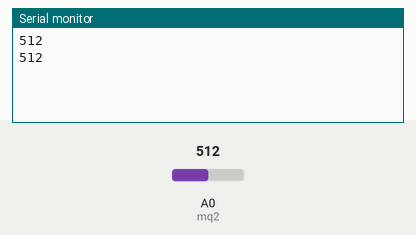
Bench run of a sketch on a simulated ESP8266 (NodeMCU). Parts: the last lines printed to the serial monitor. Inputs (shaded band) come from the test bench; at power-on: A0 (mq2) = 512.

Above: at 5.8 s.
5.9 s: A0 (mq2) set to 716
At 11.0 s:
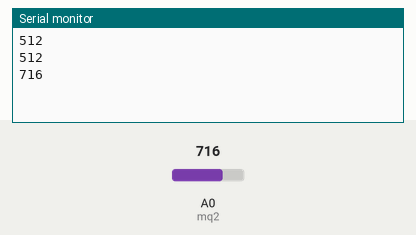
11.9 s: A0 (mq2) set to 900
At 16.0 s:
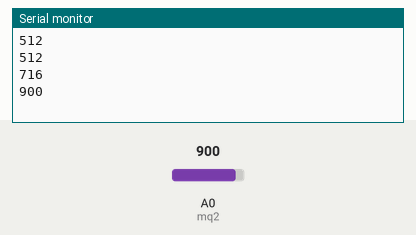
Timing chart, 0 to 17.5 s (numbered marks = the images above; inputs shaded):
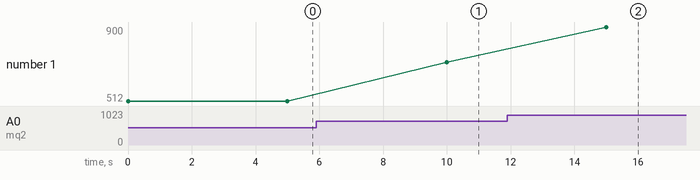

Measured:
- after the input at 5.9 s, the serial monitor: prints a new line after 4.1 s (image 1)
- after the input at 11.9 s, the serial monitor: prints a new line after 3.1 s (image 2)
- plotted number 1: 512 → 716 after the input at 5.9 s, 716 → 900 after the input at 11.9 s

The sketch:

AppSensor.ino
```cpp
#include <WiFiClient.h>
#include <ESP8266WiFi.h>

int mq2=A0;
int data;

void setup() {
  Serial.begin(115200);
}

void loop() {
  data = analogRead(mq2);
  Serial.println(data);
  delay(5000);

}
```
